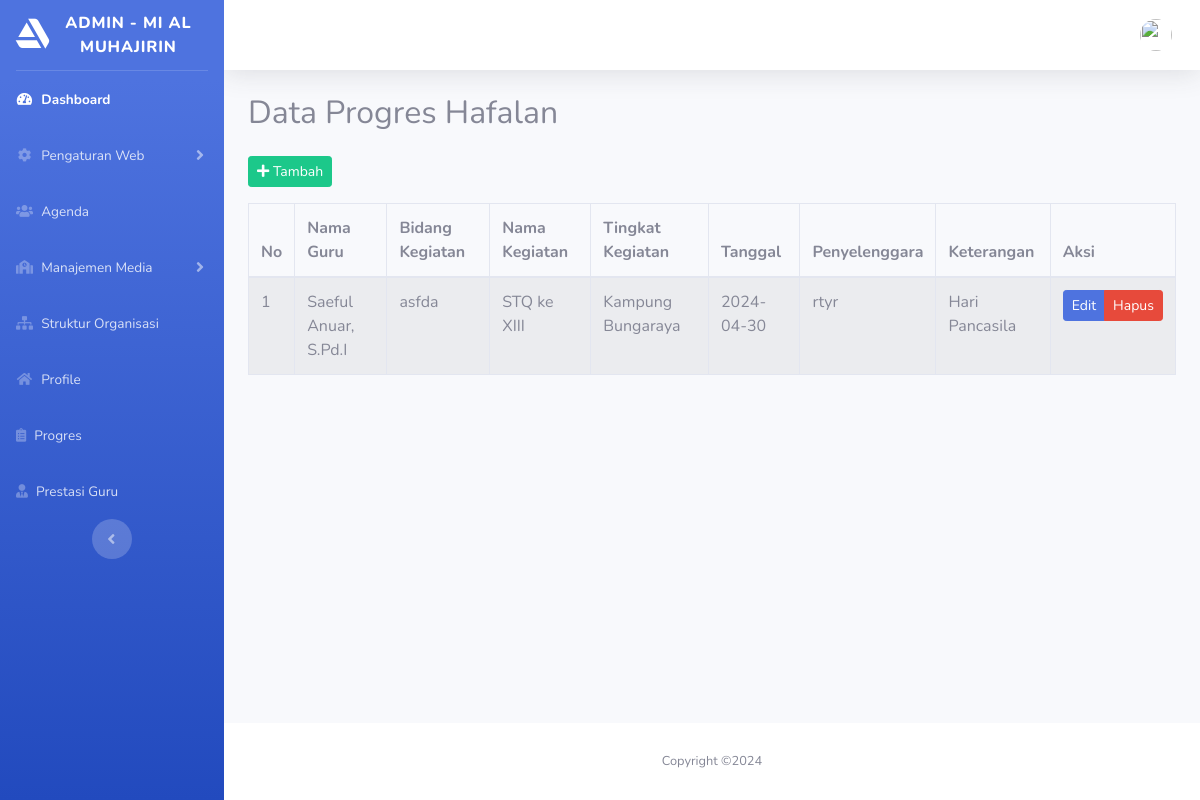
The app's page /index.php/prestasiguru with its own data.
### tables this page shows
CREATE TABLE `menus` (
  `id` int(11) NOT NULL,
  `user_id` int(11) NOT NULL,
  `title` varchar(100) NOT NULL,
  `url` varchar(100) NOT NULL,
  `icon` varchar(100) NOT NULL,
  `is_active` char(1) NOT NULL
);

CREATE TABLE `prestasiguru` (
  `id_guru` int(11) NOT NULL,
  `namaguru` varchar(500) NOT NULL,
  `bidangkegiatan` varchar(500) NOT NULL,
  `namakegiatan` varchar(500) NOT NULL,
  `tingkatkegiatan` varchar(500) NOT NULL,
  `tanggal` date NOT NULL,
  `penyelenggara` varchar(500) NOT NULL,
  `keterangan` varchar(500) NOT NULL
);

### application/controllers/PrestasiGuru.php (called while the page is built, shortened)
<?php
class PrestasiGuru extends CI_Controller
{
    public $PrestasiGuru_model;
    public function __construct()
    {
        $this->load->model('menu_model', 'menu');
        $this->load->model('PrestasiGuru_model');
        $this->load->library('session');
    }
    public function index()
    {
        $this->load->model('PrestasiGuru_model');
        $data['data_guru'] = $this->PrestasiGuru_model->get_all_guru();
        $data['title']        = 'Prestasi';
        $data['page']        = 'prestasiguru/index';
        $this->load->view('back/layouts/main', $data);
    }
}

### index.php (called while the page is built, shortened)
<?php
require_once BASEPATH.'core/CodeIgniter.php';

### application/models/Menu_model.php (called while the page is built, shortened)
<?php
class Menu_model extends CI_Model {
	public function getMenu()
	{
		if($this->session->userdata('id') != 1) {
			return $this->db->where('is_active', 'Y')->where('user_id', '2')->get('menus')->result();
		}else{
			return $this->db->where('is_active', 'Y')->get('menus')->result();
		}
	}
	public function getSubmenu($id)
	{
		$this->db->select(['submenus.sub_title', 'submenus.sub_url', 'submenus.is_active']);
		$this->db->from('submenus');
		$this->db->join('menus', 'submenus.menu_id = menus.id');
		$this->db->where('submenus.menu_id', $id);
		$this->db->where('submenus.is_active', 'Y');
		return $this->db->get()->result();
	}
}

### application/models/PrestasiGuru_model.php (called while the page is built, shortened)
<?php
class PrestasiGuru_model extends CI_Model {
    public function get_all_guru() {
        $query = $this->db->get('prestasiguru');
        return $query->result();
    }
}

### application/views/back/pages/prestasiguru/index.php (the view, shortened to what this page needs)
<div class="container">
	<div class="row">
		<div class="col">
			<h2>Data Progres Hafalan</h2>
		</div>
	</div>
	<div class="row mt-3">
      <div class="col">
         <a href="#" class="btn btn-success btn-sm" data-toggle="modal" data-target="#tambahDataModal">
            <i class="fas fa-plus"></i> Tambah
         </a>
      </div>
   </div>
	<div class="table-responsive mt-3">
      <table class="table table-striped table-bordered"  cellspacing="0" width="100%">
         <thead>
				<tr>
					<th>No</th>
					<th>Nama Guru</th>
					<th>Bidang Kegiatan</th>
					<th>Nama Kegiatan</th>
					<th>Tingkat Kegiatan</th>
					<th>Tanggal</th>
                    <th>Penyelenggara</th>
                    <th>Keterangan</th>
					<th>Aksi</th>
				</tr>
         </thead>
         <tbody>
         <?php $no = 1; ?>
            <?php foreach ($data_guru as $guru): ?>
                <tr>
                    <td><?= $no ?></td>
                    <td><?= htmlspecialchars($guru->namaguru, ENT_QUOTES, 'UTF-8') ?></td>
                    <td><?= htmlspecialchars($guru->bidangkegiatan, ENT_QUOTES, 'UTF-8') ?></td>
                    <td><?= htmlspecialchars($guru->namakegiatan, ENT_QUOTES, 'UTF-8') ?></td>
                    <td><?= htmlspecialchars($guru->tingkatkegiatan, ENT_QUOTES, 'UTF-8') ?></td>
                    <td><?= htmlspecialchars($guru->tanggal, ENT_QUOTES, 'UTF-8') ?></td>
                    <td><?= htmlspecialchars($guru->penyelenggara, ENT_QUOTES, 'UTF-8') ?></td>
                    <td><?= htmlspecialchars($guru->keterangan, ENT_QUOTES, 'UTF-8') ?></td>
                    <td>
                        <div class="btn-group" role="group" aria-label="Aksi">
                            <a href="#" class="btn btn-primary btn-sm" data-toggle="modal" data-target="#editDataModal" onclick="setEditData(<?= $guru->id_guru ?>, '<?= $guru->namaguru ?>', '<?= $guru->bidangkegiatan ?>', '<?= $guru->namakegiatan ?>', '<?= $guru->tingkatkegiatan ?>', '<?= $guru->tanggal ?>', '<?= $guru->penyelenggara ?>', '<?= $guru->keterangan ?>')">Edit</a>
                            <a href="#" class="btn btn-danger btn-sm" data-toggle="modal" data-target="#deleteConfirmModal" onclick="setDeleteLink('<?= base_url('prestasiguru/delete/' . $guru->id_guru) ?>')">Hapus</a>
                        </div>
                    </td>
                </tr>
                <?php $no++; ?>
            <?php endforeach; ?>
         </tbody>
      </table>
   </div>
</div>

### application/views/back/layouts/_sidebar.php (shortened to what this page needs)
<ul class="navbar-nav bg-gradient-primary sidebar sidebar-dark accordion" id="accordionSidebar">
	<a class="sidebar-brand d-flex align-items-center justify-content-center" href="<?= base_url('admin') ?>">
		<div class="sidebar-brand-icon">
			<i class="fab fa-artstation"></i>
		</div>
		<div class="sidebar-brand-text mx-2">Admin - MI AL MUHAJIRIN</div>
	</a>
	<hr class="sidebar-divider my-0">
	<li class="nav-item active">
		<a class="nav-link" href="<?= base_url('admin') ?>">
			<i class="fas fa-fw fa-tachometer-alt"></i>
			<span>Dashboard</span></a>
	</li>
	<?php
		$menus = $this->menu->getMenu();
		foreach($menus as $menu) :
			$submenu = $this->menu->getSubmenu($menu->id);
	?>
	<li class="nav-item">
		<?php if($submenu) : ?>
			<a class="nav-link collapsed" href="<?= base_url() ?>" data-toggle="collapse" data-target="#collapse<?= $menu->id ?>" aria-expanded="true" aria-controls="collapse">
				<i class="<?= $menu->icon ?>"></i>
				<span><?= $menu->title ?></span>
			</a>
		<?php else : ?>
			<a class="nav-link" href="<?= base_url() . $menu->url ?>">
				<i class="<?= $menu->icon ?>"></i>
				<span><?= $menu->title ?></span>
			</a>
		<?php endif; ?>
	</li>
	<?php endforeach ?>
	<div class="text-center d-none d-md-inline">
		<button class="rounded-circle border-0" id="sidebarToggle"></button>
	</div>
</ul>

### records on screen
menus: title "Pengaturan Web"
menus: title "Agenda"
menus: title "Manajemen Media"
menus: title "Struktur Organisasi"
menus: title "Profile"
menus: title "Progres"
menus: title "Prestasi Guru"
prestasiguru: namaguru "Saeful Anuar, S.Pd.I", bidangkegiatan "asfda", namakegiatan "STQ ke XIII", tingkatkegiatan "Kampung Bungaraya", tanggal "2024-04-30", penyelenggara "rtyr", keterangan "Hari Pancasila"
